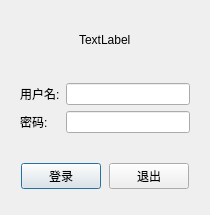
<?xml version="1.0" encoding="UTF-8"?>
<ui version="4.0">
 <class>Login</class>
 <widget class="QDialog" name="Login">
  <property name="geometry">
   <rect>
    <x>0</x>
    <y>0</y>
    <width>210</width>
    <height>215</height>
   </rect>
  </property>
  <property name="windowTitle">
   <string>Dialog</string>
  </property>
  <layout class="QVBoxLayout" name="verticalLayout">
   <item>
    <widget class="QWidget" name="widget" native="true">
     <layout class="QHBoxLayout" name="horizontalLayout">
      <item>
       <spacer name="horizontalSpacer">
        <property name="orientation">
         <enum>Qt::Horizontal</enum>
        </property>
        <property name="sizeHint" stdset="0">
         <size>
          <width>51</width>
          <height>20</height>
         </size>
        </property>
       </spacer>
      </item>
      <item>
       <widget class="QLabel" name="picture">
        <property name="text">
         <string>TextLabel</string>
        </property>
       </widget>
      </item>
      <item>
       <spacer name="horizontalSpacer_2">
        <property name="orientation">
         <enum>Qt::Horizontal</enum>
        </property>
        <property name="sizeHint" stdset="0">
         <size>
          <width>51</width>
          <height>20</height>
         </size>
        </property>
       </spacer>
      </item>
     </layout>
    </widget>
   </item>
   <item>
    <widget class="QWidget" name="widget_2" native="true">
     <layout class="QGridLayout" name="gridLayout">
      <item row="0" column="0">
       <widget class="QLabel" name="label">
        <property name="text">
         <string>用户名:</string>
        </property>
       </widget>
      </item>
      <item row="0" column="1">
       <widget class="QLineEdit" name="userName"/>
      </item>
      <item row="1" column="0">
       <widget class="QLabel" name="label_2">
        <property name="text">
         <string>密码:</string>
        </property>
       </widget>
      </item>
      <item row="1" column="1">
       <widget class="QLineEdit" name="passwd"/>
      </item>
     </layout>
    </widget>
   </item>
   <item>
    <widget class="QWidget" name="widget_3" native="true">
     <layout class="QHBoxLayout" name="horizontalLayout_2">
      <item>
       <spacer name="horizontalSpacer_3">
        <property name="orientation">
         <enum>Qt::Horizontal</enum>
        </property>
        <property name="sizeHint" stdset="0">
         <size>
          <width>40</width>
          <height>20</height>
         </size>
        </property>
       </spacer>
      </item>
      <item>
       <widget class="QPushButton" name="login">
        <property name="text">
         <string>登录</string>
        </property>
       </widget>
      </item>
      <item>
       <spacer name="horizontalSpacer_5">
        <property name="orientation">
         <enum>Qt::Horizontal</enum>
        </property>
        <property name="sizeHint" stdset="0">
         <size>
          <width>40</width>
          <height>20</height>
         </size>
        </property>
       </spacer>
      </item>
      <item>
       <widget class="QPushButton" name="exit">
        <property name="text">
         <string>退出</string>
        </property>
       </widget>
      </item>
      <item>
       <spacer name="horizontalSpacer_4">
        <property name="orientation">
         <enum>Qt::Horizontal</enum>
        </property>
        <property name="sizeHint" stdset="0">
         <size>
          <width>40</width>
          <height>20</height>
         </size>
        </property>
       </spacer>
      </item>
     </layout>
    </widget>
   </item>
  </layout>
 </widget>
 <resources/>
 <connections/>
</ui>
